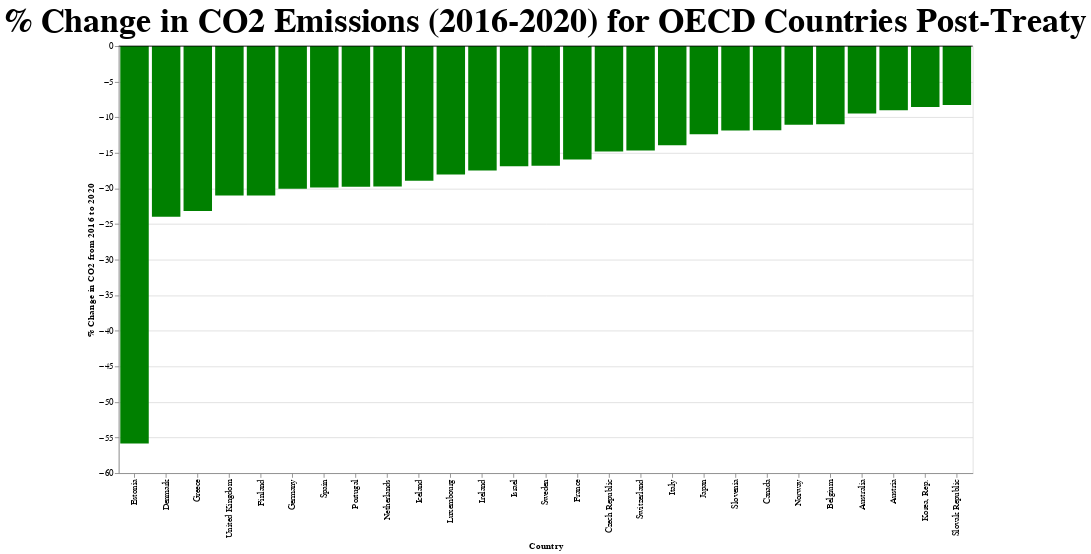

Notebook cell for this chart:
### Code cell
developed_2016 = developed[developed['year'] == 2016]
developed_2020 = developed[developed['year'] == 2020]

merged_df = pd.merge(developed_2016, developed_2020, on=['country_name', 'country_code'], suffixes=('_2016', '_2020'))

merged_df['co2_percentage_change'] = ((merged_df['co2_2020'] - merged_df['co2_2016']) / merged_df['co2_2016']) * 100

result_df = merged_df[['country_name', 'country_code', 'co2_percentage_change']]

chart = alt.Chart(result_df).mark_bar().encode(
    x=alt.X('country_name:N', title='Country', sort='y'),  # Sort countries by co2_difference in descending order
    y=alt.Y('co2_percentage_change:Q', title='% Change in CO2 from 2016 to 2020'),
    color=alt.condition(
        alt.datum.co2_percentage_change > 0,
        alt.value('red'),  # Positive difference
        alt.value('green')  # Negative difference
    )
).properties(
    width=1000,
    height=500,
    title='% Change in CO2 Emissions (2016-2020) for OECD Countries Post-Treaty'
)

# Add horizontal line at y=0
horizontal_line = alt.Chart(pd.DataFrame({'y': [0]})).mark_rule(color='black').encode(y='y')

# Combine chart and horizontal line
combined_chart = (chart + horizontal_line).configure_title(
    fontSize=40  # 
)

combined_chart

### Figure 1 — Vega-Lite specification as saved in the notebook (floating-point values rounded to 4 significant figures)
{"config": {"view": {"continuousWidth": 300, "continuousHeight": 300}, "title": {"fontSize": 40}}, "layer": [{"data": {"name": "data-93ed6804e6fa667cb47e8d21510f69fc"}, "mark": {"type": "bar"}, "encoding": {"color": {"condition": {"test": "(datum.co2_percentage_change > 0)", "value": "red"}, "value": "green"}, "x": {"field": "country_name", "sort": "y", "title": "Country", "type": "nominal"}, "y": {"field": "co2_percentage_change", "title": "% Change in CO2 from 2016 to 2020", "type": "quantitative"}}, "title": "% Change in CO2 Emissions (2016-2020) for OECD Countries Post-Treaty"}, {"data": {"name": "data-06fd9f850666401b4599de5588b60692"}, "mark": {"type": "rule", "color": "black"}, "encoding": {"y": {"field": "y", "type": "quantitative"}}}], "height": 500, "width": 1000, "$schema": "https://vega.github.io/schema/vega-lite/v5.16.3.json", "datasets": {"data-93ed6804e6fa667cb47e8d21510f69fc": [{"country_name": "Australia", "country_code": "AUS", "co2_percentage_change": -9.462}, {"country_name": "Austria", "country_code": "AUT", "co2_percentage_change": -9.027}, {"country_name": "Belgium", "country_code": "BEL", "co2_percentage_change": -10.98}, {"country_name": "Canada", "country_code": "CAN", "co2_percentage_change": -11.82}, {"country_name": "Switzerland", "country_code": "CHE", "co2_percentage_change": -14.67}, {"country_name": "Czech Republic", "country_code": "CZE", "co2_percentage_change": -14.81}, {"country_name": "Germany", "country_code": "DEU", "co2_percentage_change": -20.03}, {"country_name": "Denmark", "country_code": "DNK", "co2_percentage_change": -23.96}, {"country_name": "Spain", "country_code": "ESP", "co2_percentage_change": -19.87}, {"country_name": "Estonia", "country_code": "EST", "co2_percentage_change": -55.84}, {"country_name": "Finland", "country_code": "FIN", "co2_percentage_change": -21.0}, {"country_name": "France", "country_code": "FRA", "co2_percentage_change": -15.94}, {"country_name": "United Kingdom", "country_code": "GBR", "co2_percentage_change": -21.0}, {"country_name": "Greece", "country_code": "GRC", "co2_percentage_change": -23.15}, {"country_name": "Ireland", "country_code": "IRL", "co2_percentage_change": -17.49}, {"country_name": "Iceland", "country_code": "ISL", "co2_percentage_change": -18.91}, {"country_name": "Israel", "country_code": "ISR", "co2_percentage_change": -16.87}, {"country_name": "Italy", "country_code": "ITA", "co2_percentage_change": -13.93}, {"country_name": "Japan", "country_code": "JPN", "co2_percentage_change": -12.38}, {"country_name": "Korea, Rep.", "country_code": "KOR", "co2_percentage_change": -8.54}, {"country_name": "Luxembourg", "country_code": "LUX", "co2_percentage_change": -18.04}, {"country_name": "Netherlands", "country_code": "NLD", "co2_percentage_change": -19.72}, {"country_name": "Norway", "country_code": "NOR", "co2_percentage_change": -11.06}, {"country_name": "Portugal", "country_code": "PRT", "co2_percentage_change": -19.74}, {"country_name": "Slovak Republic", "country_code": "SVK", "co2_percentage_change": -8.29}, {"country_name": "Slovenia", "country_code": "SVN", "co2_percentage_change": -11.85}, {"country_name": "Sweden", "country_code": "SWE", "co2_percentage_change": -16.83}], "data-06fd9f850666401b4599de5588b60692": [{"y": 0}]}}
